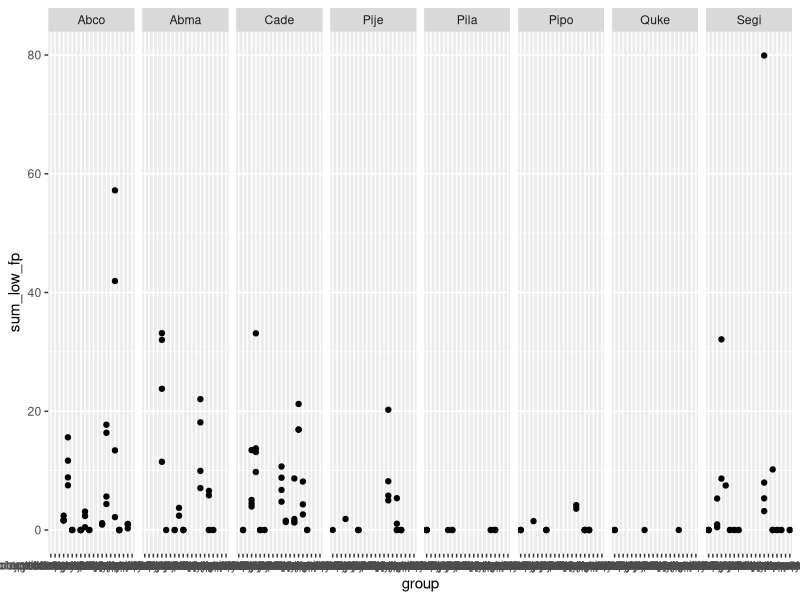

This figure's R source: (Note: this script raises an error after producing the figure.)
# Volatiles

## read-vol.R

## Volatiles data.

## 1. Read in files, turn from wide to long
## 2. Create summary statistics data frame

library(tidyr)
library(dplyr)

vol_wide <- read.csv("../data/volatiles/vol_wide.csv", na.strings = c("","NA"))

vol <- vol_wide %>% gather(key=spcode, value=area, -name, -group, -flash_point) %>%
    separate(spcode, c("spcode", "replicate"), "\\.") %>%
    select(spcode, replicate, name, group, flash_point, area) %>%
    filter(complete.cases(.))

vol.sum <- vol %>% group_by(spcode, replicate, group) %>%
    summarise(sum_area=sum(area), fp_wmean=weighted.mean(flash_point, area),
              sum_low_fp = sum(area[flash_point < 100]))

library(ggplot2)

ggplot(vol.sum, aes(group, sum_low_fp)) + geom_point() + facet_grid(. ~ spcode)

ggplot(filter(vol, flash_point<100), aes(spcode, flash_point, color=group)) +
   	geom_jitter(aes(size=area)) +
	xlab("Species") + ylab("Flash point (C)") +
	pubtheme

ggsave("../results/plot/volatiles.png", width=9, height=5, dpi=ppi)


